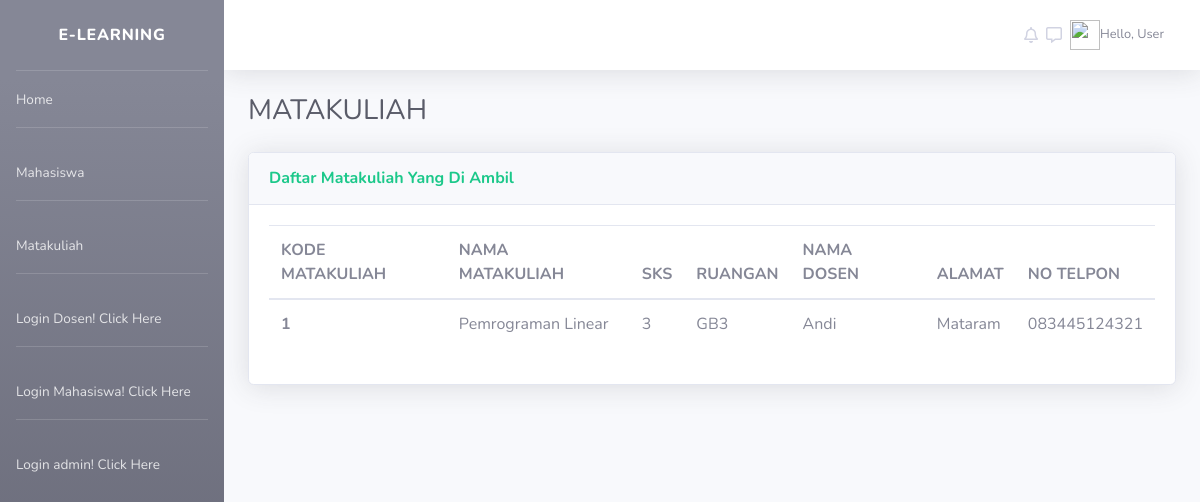
The app's page /detail.php?hal=det&id=1 with its own data.
### tables this page shows
CREATE TABLE `tbl_matkul` (
  `Id_Matkul` int(11) NOT NULL,
  `Nama_Matkul` varchar(100) NOT NULL,
  `SKS` varchar(5) NOT NULL,
  `Ruang` varchar(50) NOT NULL,
  `NIP` varchar(50) NOT NULL
);

CREATE TABLE `tbl_dosen` (
  `NIP` varchar(20) NOT NULL,
  `Nama_Dosen` varchar(100) NOT NULL,
  `Jenis_Kelamin` varchar(10) NOT NULL,
  `Alamat` text NOT NULL,
  `Telpon` varchar(12) NOT NULL,
  `Pw` varchar(8) NOT NULL
);

### detail.php (the view, shortened to what this page needs)
<?php
include_once('database.php');
$sql = "SELECT * FROM tbl_matkul LEFT JOIN tbl_dosen ON(tbl_matkul.NIP = tbl_dosen.NIP)  WHERE Id_Matkul='$_GET[id]'";
$mate = mysqli_query($conn, $sql);
?>
<!DOCTYPE html>
<html lang="en">
<head>
    <link href="vendor/fontawesome-free/css/all.min.css" rel="stylesheet" type="text/css">
    <link href="css/sb-admin-2.min.css" rel="stylesheet">
    <link rel="stylesheet" href="https://cdnjs.cloudflare.com/ajax/libs/fullcalendar/3.6.1/fullcalendar.min.css">
    <link rel="stylesheet" href="https://cdnjs.cloudflare.com/ajax/libs/fullcalendar/3.6.1/fullcalendar.print.css">
</head>
<body id="page-top">
    <div id="wrapper">
        <ul class="navbar-nav bg-gradient-secondary sidebar sidebar-dark accordion" id="accordionSidebar">
            <a class="sidebar-brand d-flex align-items-center justify-content-center" href="index.html">
                <div class="sidebar-brand-text mx-3">E-Learning</sup></div>
            </a>
            <hr class="sidebar-divider my-0">
            <li class="nav-item">
                <a class="nav-link" href="home.php">
                    <span>Home</span></a>
                </li>
                <hr class="sidebar-divider">
                <li class="nav-item">
                    <a class="nav-link" href="mahasiswa.php">
                        <span>Mahasiswa</span></a>
                    </li>
                    <hr class="sidebar-divider">
                    <li class="nav-item">
                        <a class="nav-link" href="Matakuliah.php">
                            <span>Matakuliah</span></a>
                        </li>
                        <hr class="sidebar-divider">
                        <li class="nav-item">
                            <a class="nav-link" href="login_dosen.php">
                                <span>Login Dosen! Click Here</span></a>
                            </li>
                            <hr class="sidebar-divider">
                            <li class="nav-item">
                                <a class="nav-link" href="loginmahasiswa.php">
                                    <span>Login Mahasiswa! Click Here</span></a>
                                </li>
                                <hr class="sidebar-divider">
                                <li class="nav-item">
                                    <a class="nav-link" href="index.php">
                                        <span>Login admin! Click Here</span></a>
                                    </li>
                                </ul>
                                <div id="content-wrapper" class="d-flex flex-column">
                                    <div id="content">
                                        <nav class="navbar navbar-expand navbar-light bg-white topbar mb-4 static-top shadow">
                                            <ul class="navbar-nav ml-auto">
                                                <li class="nav-item dropdown no-arrow">
                                                    <a class="nav-link dropdown-toggle" href="#" id="userDropdown" role="button" data-toggle="dropdown" aria-haspopup="true" aria-expanded="false">
                                                        <i class="mr-sm-2 far fa-bell"></i>
                                                        <i class="far fa-comment-alt mr-sm-2"></i>
                                                        <img src="img/user.jpg" width="30" height="30" alt="">
                                                        <span class="mr-2 d-none d-lg-inline text-gray-600 small">Hello, User</span>
                                                    </a>
                                                </li>
                                            </ul>
                                        </nav>
                                        <div class="container-fluid">
                                            <div class="d-sm-flex align-items-center justify-content-between mb-4">
                                                <h1 class="h3 mb-0 text-gray-800">MATAKULIAH</h1>
                                            </div>
                                            <div class="row">
                                                <div class="col-xl-12 col-lg-7">
                                                    <div class="card shadow mb-4">
                                                        <div class="card-header py-3 d-flex flex-row align-items-center justify-content-between">
                                                            <h6 class="m-0 font-weight-bold text-success">Daftar Matakuliah Yang Di Ambil</h6>
                                                        </div>
                                                        <div class="card-body">
                                                            <table class="table table-hover">
                                                                <thead>
                                                                    <tr>
                                                                        <th scope="col">KODE MATAKULIAH</th>
                                                                        <th scope="col">NAMA MATAKULIAH</th>
                                                                        <th scope="col">SKS</th>
                                                                        <th scope="col">RUANGAN</th>
                                                                        <th scope="col">NAMA DOSEN</th>
                                                                        <th scope="col">ALAMAT</th>
                                                                        <th scope="col">NO TELPON</th>
                                                                    </tr>
                                                                </thead>
                                                                <tbody>
                                                                    <?php
                                                                    while ($data = mysqli_fetch_object($mate)) {
                                                                        ?>
                                                                        <tr>
                                                                            <th><?= $data->Id_Matkul ?></th>
                                                                            <td><?= $data->Nama_Matkul ?></td>
                                                                            <td><?= $data->SKS ?></td>
                                                                            <td><?= $data->Ruang ?></td>
                                                                            <td><?= $data->Nama_Dosen ?></td>
                                                                            <td><?= $data->Alamat ?></td>
                                                                            <td><?= $data->Telpon ?></td>
                                                                        </tr>
                                                                    <?php } ?>
                                                                </tbody>
                                                            </table>
                                                        </div>
                                                    </div>
                                                </div>
                                            </div>
                                        </div>
                                    </body>
                                    </html>

### records on screen
tbl_matkul: Id_Matkul "1", Nama_Matkul "Pemrograman Linear", SKS "3", Ruang "GB3", NIP.Nama_Dosen "Andi", NIP.Alamat "Mataram", NIP.Telpon "083445124321"
